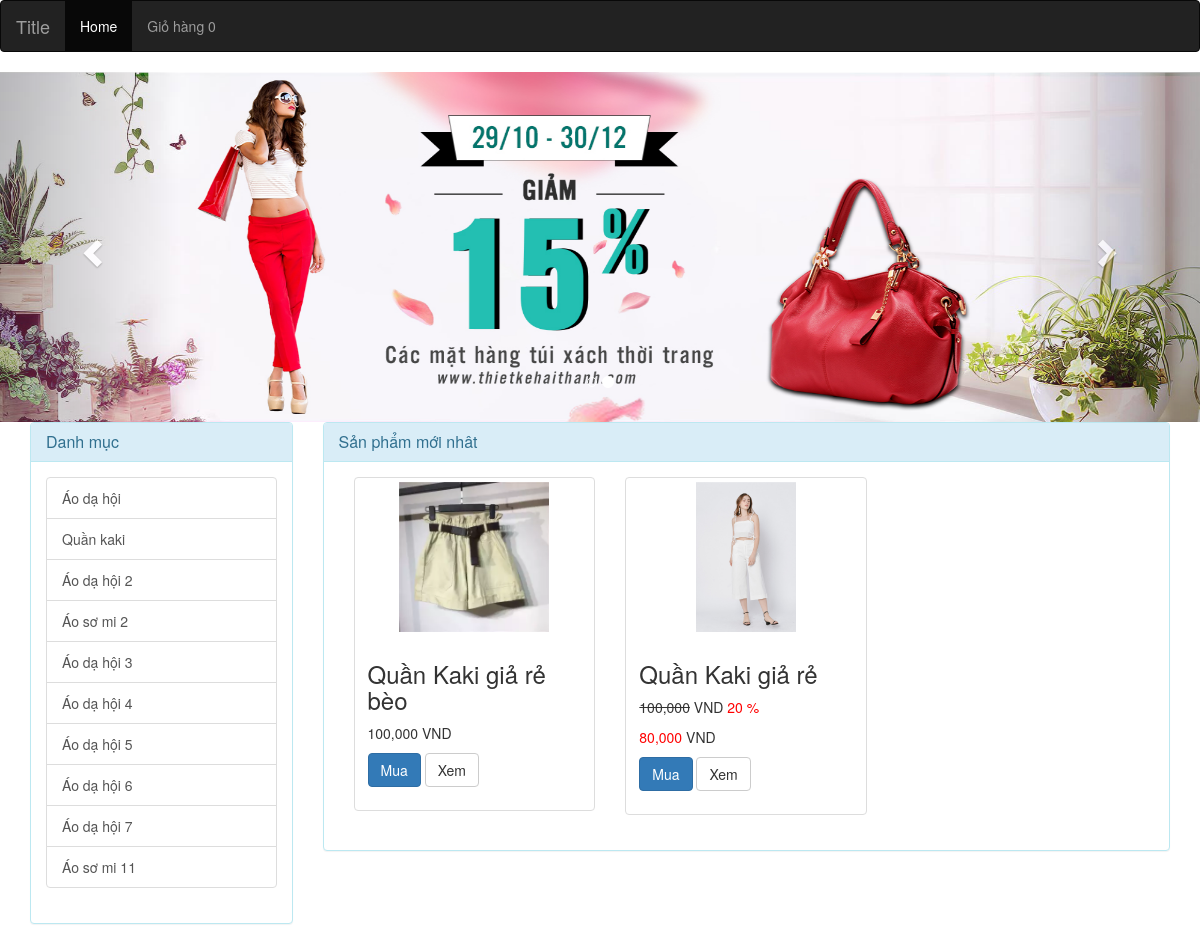
The page / on the database its author committed.
### tables this page shows
CREATE TABLE `category` (
  `id` int(11) NOT NULL,
  `name` varchar(100) NOT NULL,
  `slug` varchar(255) NOT NULL,
  `status` tinyint(4) NOT NULL
);

CREATE TABLE `product` (
  `id` int(11) NOT NULL,
  `name` varchar(255) NOT NULL,
  `slug` varchar(255) NOT NULL,
  `cat_id` int(11) NOT NULL,
  `price` float NOT NULL,
  `sale_price` float NOT NULL,
  `image` varchar(255) NOT NULL,
  `status` tinyint(4) NOT NULL DEFAULT 1,
  `dess` text NOT NULL
);

### cart-function.php (called while the page is built, shortened)
<?php
function total_item($cart){
	$total = 0;
	return $total;
}
 ?>

### index.php (the view, shortened to what this page needs)
<?php
include 'header.php';
$category = mysqli_query($conn,"SELECT * FROM category WHERE status = 1");
$new_product = mysqli_query($conn,"SELECT * FROM product WHERE status = 1 ORDER BY id DESC LIMIT 6");
?>
		<div id="carousel-id" class="carousel slide" data-ride="carousel">
			<ol class="carousel-indicators">
				<li data-target="#carousel-id" data-slide-to="0" class=""></li>
				<li data-target="#carousel-id" data-slide-to="1" class="active"></li>
			</ol>
			<div class="carousel-inner">
				<div class="item active">
					<img src="uploads/banner3.jpg" alt="">
				</div>
			</div>
			<a class="left carousel-control" href="#carousel-id" data-slide="prev"><span class="glyphicon glyphicon-chevron-left"></span></a>
			<a class="right carousel-control" href="#carousel-id" data-slide="next"><span class="glyphicon glyphicon-chevron-right"></span></a>
		</div>
		<div class="container">
			<div class="row">
				<div class="col-md-3">
					<div class="panel panel-info">
						<div class="panel-heading">
							<h3 class="panel-title">Danh mục</h3>
						</div>
						<div class="panel-body">
							<div class="list-group">
								<?php foreach ($category as $key => $value): ?>
									<a href="category.php?san-pham=<?php echo $value['slug'] ?>" class="list-group-item"><?php echo $value['name'] ?></a>
								<?php endforeach ?>
							</div>
						</div>
					</div>
				</div>
				<div class="col-md-9">
					<div class="panel panel-info">
						<div class="panel-heading">
							<h3 class="panel-title">Sản phẩm mới nhât</h3>
						</div>
						<div class="panel-body">
							<?php foreach ($new_product as $key => $value): ?>
								<div class="col-md-4">
									<div class="thumbnail">
										<img src="uploads/<?php echo $value['image'] ?>" alt="" style="max-height: 150px">
										<div class="caption">
											<h3><?php echo $value['name'] ?></h3>
											<?php if($value['sale_price']  > 0) {?>
											<p>
												<del><?php echo number_format($value['price']) ?></del> VND
												<span style="color: red">
													<?php $precent = 100 - (($value['sale_price'])/($value['price'])*100)?>
													<?php echo  $precent; ?> %
												</span>
											</p>
											<p>
												<span style="color: red"><?php echo number_format($value['sale_price']) ?></span> VND
											</p>
											<?php }else{ ?>
												<p>
													<span><?php echo number_format($value['price']) ?></span> VND
												</p>
											<?php } ?>
											<p>
												<a href="cart.php?id=<?php echo $value['id'] ?>" class="btn btn-primary">Mua</a>
												<a href="product-detail.php?sp=<?php echo $value['slug'] ?>" class="btn btn-default">Xem</a>
											</p>
										</div>
									</div>
								</div>
							<?php endforeach ?>
						</div>
					</div>
				</div>
			</div>
		</div>
	<?php include 'footer.php' ?>

### header.php (shortened to what this page needs)
<?php
include 'cart-function.php';
$cart = (isset($_SESSION['cart']))? $_SESSION['cart'] : [];
?>
<!DOCTYPE html>
<html lang="">
<head>
	<link rel="stylesheet" href="https://maxcdn.bootstrapcdn.com/bootstrap/3.3.6/css/bootstrap.min.css">
	</head>
	<body>
		<nav class="navbar navbar-inverse">
			<div class="container-fluid">
				<a class="navbar-brand" href="#">Title</a>
				<ul class="nav navbar-nav">
					<li class="active">
						<a href="index.php">Home</a>
					</li>
					<li>
						<a href="view-cart.php">Giỏ hàng <?php echo total_item($cart) ?></a>
					</li>
				</ul>
			</div>
		</nav>

### footer.php (shortened to what this page needs)
</body>
</html>

### header.php (style rules this page uses)
.carousel-inner .item img { max-height: 350px; width: 100% }

### rows shown on the page
category: name "Áo dạ hội"
category: name "Quần kaki"
category: name "Áo dạ hội 2"
category: name "Áo sơ mi 2"
category: name "Áo dạ hội 3"
category: name "Áo dạ hội 4"
category: name "Áo dạ hội 5"
category: name "Áo dạ hội 6"
category: name "Áo dạ hội 7"
category: name "Áo sơ mi 11"
product: image (picture), name "Quần Kaki giả rẻ bèo", price "100,000"
product: image (picture), name "Quần Kaki giả rẻ", price "100,000", precent "20", sale_price "80,000"

### other values the page prints
total_item($cart) "0"
